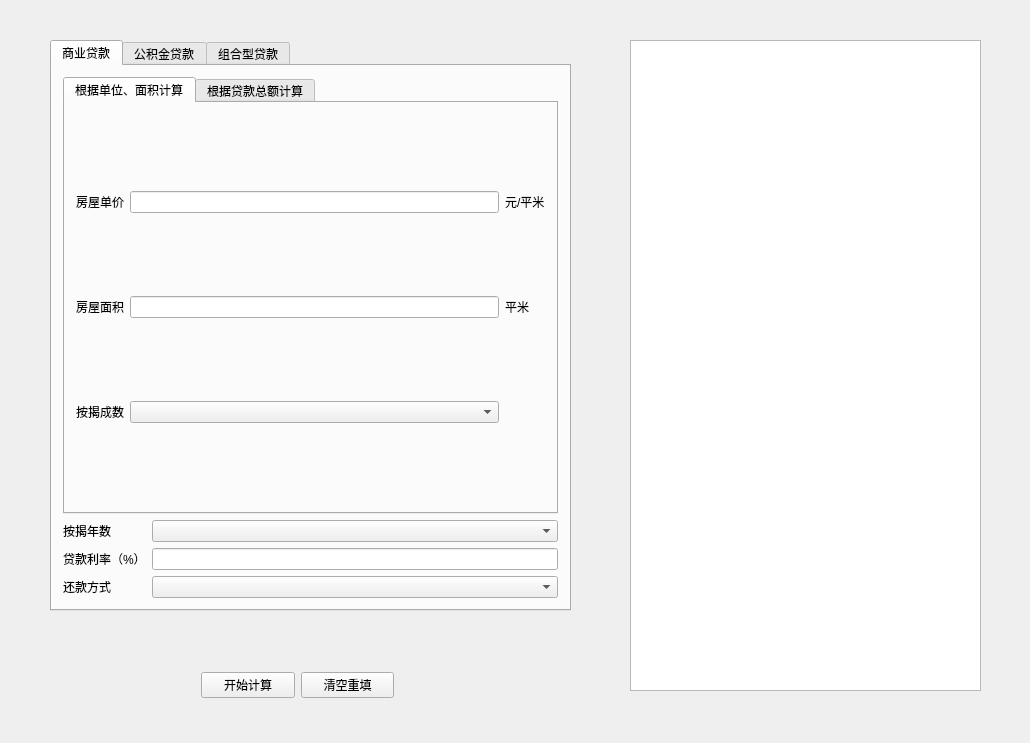
<?xml version="1.0" encoding="UTF-8"?>
<ui version="4.0">
 <class>MainWindow</class>
 <widget class="QMainWindow" name="MainWindow">
  <property name="geometry">
   <rect>
    <x>0</x>
    <y>0</y>
    <width>1030</width>
    <height>743</height>
   </rect>
  </property>
  <property name="windowTitle">
   <string>房贷计算器</string>
  </property>
  <widget class="QWidget" name="centralWidget">
   <widget class="QWidget" name="widget_2" native="true">
    <property name="geometry">
     <rect>
      <x>190</x>
      <y>660</y>
      <width>215</width>
      <height>50</height>
     </rect>
    </property>
    <layout class="QHBoxLayout" name="horizontalLayout">
     <item>
      <widget class="QPushButton" name="pushButton_2">
       <property name="text">
        <string>开始计算</string>
       </property>
      </widget>
     </item>
     <item>
      <widget class="QPushButton" name="pu">
       <property name="text">
        <string>清空重填</string>
       </property>
      </widget>
     </item>
    </layout>
   </widget>
   <widget class="QTextBrowser" name="textBrowser">
    <property name="geometry">
     <rect>
      <x>630</x>
      <y>40</y>
      <width>351</width>
      <height>651</height>
     </rect>
    </property>
   </widget>
   <widget class="QTabWidget" name="tabWidget">
    <property name="geometry">
     <rect>
      <x>50</x>
      <y>40</y>
      <width>521</width>
      <height>571</height>
     </rect>
    </property>
    <property name="currentIndex">
     <number>0</number>
    </property>
    <widget class="QWidget" name="tab">
     <attribute name="title">
      <string>商业贷款</string>
     </attribute>
     <layout class="QGridLayout" name="gridLayout_6">
      <item row="0" column="0" colspan="2">
       <widget class="QTabWidget" name="tabWidget_3">
        <property name="currentIndex">
         <number>0</number>
        </property>
        <widget class="QWidget" name="tab_6">
         <attribute name="title">
          <string>根据单位、面积计算</string>
         </attribute>
         <layout class="QGridLayout" name="gridLayout_2">
          <item row="0" column="0">
           <widget class="QLabel" name="label">
            <property name="text">
             <string>房屋单价</string>
            </property>
           </widget>
          </item>
          <item row="0" column="1">
           <widget class="QLineEdit" name="lineEdit1"/>
          </item>
          <item row="1" column="0">
           <widget class="QLabel" name="label_2">
            <property name="text">
             <string>房屋面积</string>
            </property>
           </widget>
          </item>
          <item row="2" column="0">
           <widget class="QLabel" name="label_3">
            <property name="text">
             <string>按揭成数</string>
            </property>
           </widget>
          </item>
          <item row="1" column="1">
           <widget class="QLineEdit" name="lineEdit2"/>
          </item>
          <item row="2" column="1">
           <widget class="QComboBox" name="comboBox1"/>
          </item>
          <item row="0" column="2">
           <widget class="QLabel" name="label_27">
            <property name="text">
             <string>元/平米</string>
            </property>
           </widget>
          </item>
          <item row="1" column="2">
           <widget class="QLabel" name="label_28">
            <property name="text">
             <string>平米</string>
            </property>
           </widget>
          </item>
         </layout>
        </widget>
        <widget class="QWidget" name="tab_7">
         <attribute name="title">
          <string>根据贷款总额计算</string>
         </attribute>
         <layout class="QGridLayout" name="gridLayout_3">
          <item row="0" column="1">
           <widget class="QLineEdit" name="lineEdit4"/>
          </item>
          <item row="0" column="0">
           <widget class="QLabel" name="label_7">
            <property name="text">
             <string>贷款总额</string>
            </property>
           </widget>
          </item>
          <item row="0" column="2">
           <widget class="QLabel" name="label_26">
            <property name="text">
             <string>元</string>
            </property>
           </widget>
          </item>
         </layout>
        </widget>
       </widget>
      </item>
      <item row="1" column="0">
       <widget class="QLabel" name="label_4">
        <property name="text">
         <string>按揭年数</string>
        </property>
       </widget>
      </item>
      <item row="1" column="1">
       <widget class="QComboBox" name="comboBox2"/>
      </item>
      <item row="2" column="0">
       <widget class="QLabel" name="label_5">
        <property name="text">
         <string>贷款利率（%）</string>
        </property>
       </widget>
      </item>
      <item row="2" column="1">
       <widget class="QLineEdit" name="lineEdit3"/>
      </item>
      <item row="3" column="0">
       <widget class="QLabel" name="label_6">
        <property name="text">
         <string>还款方式</string>
        </property>
       </widget>
      </item>
      <item row="3" column="1">
       <widget class="QComboBox" name="comboBox3"/>
      </item>
     </layout>
    </widget>
    <widget class="QWidget" name="tab_2">
     <attribute name="title">
      <string>公积金贷款</string>
     </attribute>
     <layout class="QGridLayout" name="gridLayout_7">
      <item row="1" column="1">
       <widget class="QComboBox" name="comboBox6"/>
      </item>
      <item row="2" column="0">
       <widget class="QLabel" name="label_13">
        <property name="text">
         <string>贷款利率（%）</string>
        </property>
       </widget>
      </item>
      <item row="1" column="0">
       <widget class="QLabel" name="label_12">
        <property name="text">
         <string>按揭年数</string>
        </property>
       </widget>
      </item>
      <item row="2" column="1">
       <widget class="QLineEdit" name="lineEdit8"/>
      </item>
      <item row="0" column="0" colspan="2">
       <widget class="QTabWidget" name="tabWidget_4">
        <property name="currentIndex">
         <number>1</number>
        </property>
        <widget class="QWidget" name="tab_8">
         <attribute name="title">
          <string>根据单位、面积计算</string>
         </attribute>
         <layout class="QGridLayout" name="gridLayout_4">
          <item row="0" column="1">
           <widget class="QLineEdit" name="lineEdit5"/>
          </item>
          <item row="1" column="0">
           <widget class="QLabel" name="label_9">
            <property name="text">
             <string>房屋面积</string>
            </property>
           </widget>
          </item>
          <item row="0" column="0">
           <widget class="QLabel" name="label_8">
            <property name="text">
             <string>房屋单价</string>
            </property>
           </widget>
          </item>
          <item row="1" column="1">
           <widget class="QLineEdit" name="lineEdit6"/>
          </item>
          <item row="2" column="0">
           <widget class="QLabel" name="label_10">
            <property name="text">
             <string>按揭成数</string>
            </property>
           </widget>
          </item>
          <item row="2" column="1">
           <widget class="QComboBox" name="comboBox5"/>
          </item>
          <item row="0" column="2">
           <widget class="QLabel" name="label_23">
            <property name="text">
             <string>元/平米</string>
            </property>
           </widget>
          </item>
          <item row="1" column="2">
           <widget class="QLabel" name="label_24">
            <property name="text">
             <string>平米</string>
            </property>
           </widget>
          </item>
         </layout>
        </widget>
        <widget class="QWidget" name="tab_9">
         <attribute name="title">
          <string>根据贷款总额计算</string>
         </attribute>
         <layout class="QGridLayout" name="gridLayout_5">
          <item row="0" column="0">
           <widget class="QLabel" name="label_11">
            <property name="text">
             <string>贷款总额</string>
            </property>
           </widget>
          </item>
          <item row="0" column="1">
           <widget class="QLineEdit" name="lineEdit7"/>
          </item>
          <item row="0" column="2">
           <widget class="QLabel" name="label_25">
            <property name="text">
             <string>元</string>
            </property>
           </widget>
          </item>
         </layout>
        </widget>
       </widget>
      </item>
      <item row="3" column="1">
       <widget class="QComboBox" name="comboBox7"/>
      </item>
      <item row="3" column="0">
       <widget class="QLabel" name="label_14">
        <property name="text">
         <string>还款方式</string>
        </property>
       </widget>
      </item>
     </layout>
    </widget>
    <widget class="QWidget" name="tab_5">
     <attribute name="title">
      <string>组合型贷款</string>
     </attribute>
     <layout class="QGridLayout" name="gridLayout">
      <item row="0" column="0">
       <widget class="QLabel" name="label_15">
        <property name="text">
         <string>商业贷款额</string>
        </property>
       </widget>
      </item>
      <item row="2" column="0">
       <widget class="QLabel" name="label_17">
        <property name="text">
         <string>公积金贷款额</string>
        </property>
       </widget>
      </item>
      <item row="1" column="1">
       <widget class="QLineEdit" name="lineEdit10"/>
      </item>
      <item row="2" column="1">
       <widget class="QLineEdit" name="lineEdit11"/>
      </item>
      <item row="0" column="1">
       <widget class="QLineEdit" name="lineEdit9"/>
      </item>
      <item row="1" column="0">
       <widget class="QLabel" name="label_16">
        <property name="text">
         <string>商贷利率（%）</string>
        </property>
       </widget>
      </item>
      <item row="3" column="0">
       <widget class="QLabel" name="label_18">
        <property name="text">
         <string>公积金利率（%）</string>
        </property>
       </widget>
      </item>
      <item row="4" column="0">
       <widget class="QLabel" name="label_19">
        <property name="text">
         <string>按揭年数</string>
        </property>
       </widget>
      </item>
      <item row="5" column="0">
       <widget class="QLabel" name="label_20">
        <property name="text">
         <string>还款方式</string>
        </property>
       </widget>
      </item>
      <item row="4" column="1">
       <widget class="QComboBox" name="comboBox8"/>
      </item>
      <item row="3" column="1">
       <widget class="QLineEdit" name="lineEdit12"/>
      </item>
      <item row="5" column="1">
       <widget class="QComboBox" name="comboBox9"/>
      </item>
      <item row="0" column="2">
       <widget class="QLabel" name="label_21">
        <property name="text">
         <string>元</string>
        </property>
       </widget>
      </item>
      <item row="2" column="2">
       <widget class="QLabel" name="label_22">
        <property name="text">
         <string>元</string>
        </property>
       </widget>
      </item>
     </layout>
    </widget>
   </widget>
  </widget>
 </widget>
 <layoutdefault spacing="6" margin="11"/>
 <resources/>
 <connections/>
</ui>
